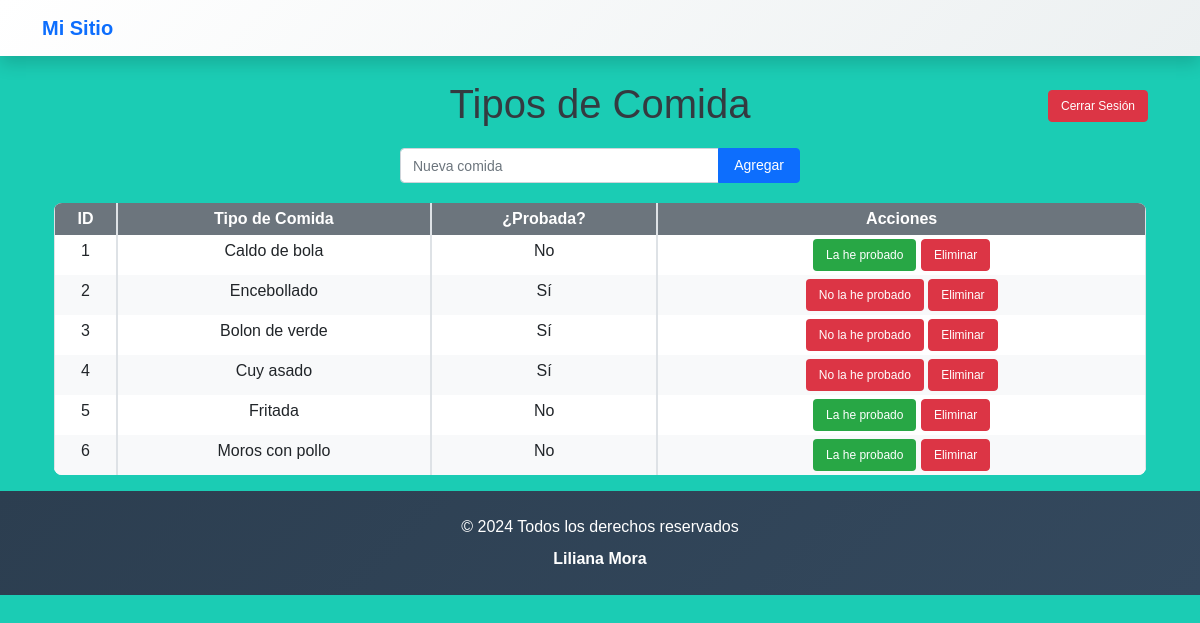
The page / on the database its author committed.
### main.py (models this page shows)
class Comida(db.Model):
    id = db.Column(db.Integer, autoincrement=True, primary_key=True)
    nombre = db.Column(db.String(100), nullable=False)
    probada = db.Column(db.Boolean, default=False)

### main.py (the view)
@app.route('/')
def index():
    comidas = Comida.query.all()
    return render_template('index.html', comidas=comidas)

### templates/index.html (shortened to what this page needs)
{% extends "base.html" %}
{% block content %}
<div class="position-relative">
    <a href="{{ url_for('logout') }}" class="btn btn-danger position-absolute" style="top: 10px; right: 10px;">Cerrar Sesión</a>
</div>
<div class="container">
    <h1>Tipos de Comida</h1>
    <form action="/agregar" method="post" class="form-agregar">
        <div class="input-group">
            <input type="text" name="nombre" class="form-control" placeholder="Nueva comida" required>
            <button type="submit" class="btn btn-primary">Agregar</button>
        </div>
    </form>
    <table class="table table-sm table-bordered">
        <thead>
            <tr>
                <th>ID</th>
                <th>Tipo de Comida</th>
                <th>¿Probada?</th>
                <th>Acciones</th>
            </tr>
        </thead>
        <tbody>
            {% for comida in comidas %}
            <tr>
                <td>{{ comida.id }}</td>
                <td>{{ comida.nombre }}</td>
                <td>{{ 'Sí' if comida.probada else 'No' }}</td>
                <td>
                    <form action="/actualizar/{{ comida.id }}" method="post" style="display: inline;">
                        {% if comida.probada %}
                        <button type="submit" class="btn btn-no">No la he probado</button>
                        {% else %}
                        <button type="submit" class="btn btn-si">La he probado</button>
                        {% endif %}
                    </form>
                    <form action="/eliminar/{{ comida.id }}" method="post" style="display: inline;">
                        <button type="submit" class="btn btn-danger">Eliminar</button>
                    </form>
                </td>
            </tr>
            {% endfor %}
        </tbody>
    </table>
</div>
{% endblock %}

### templates/base.html (shortened to what this page needs)
<!DOCTYPE html>
<html lang="es">
<head>
    <link href="https://cdn.jsdelivr.net/npm/bootstrap@5.1.3/dist/css/bootstrap.min.css" rel="stylesheet">
</head>
<body>
    <nav class="navbar navbar-expand-lg navbar-light bg-light shadow mb-4" style="background: linear-gradient(135deg, #ffffff, #ecf0f1);">
        <div class="container">
            <a class="navbar-brand fw-bold text-primary" href="{{ url_for('index') }}">Mi Sitio</a>
        </div>
    </nav>
    <div class="container">
        {% block content %}{% endblock %}
    </div>
    <footer class="bg-dark text-white text-center py-4 mt-auto" style="background: linear-gradient(135deg, #2c3e50, #34495e);">
        <div class="container">
            <p class="mb-2" style="font-size: 1rem;">&copy; 2024 Todos los derechos reservados</p>
            <a href="{{ url_for('cv') }}" target="_blank" class="text-white text-decoration-none" style="font-weight: bold;">Liliana Mora</a>
        </div>
    </footer>
</body>
</html>

### templates/base.html (style rules this page uses)
body { background-color: #1bccb4; font-family: Arial, sans-serif; }
h1 { text-align: center; margin-top: 20px; color: #343a40; }
.form-agregar { margin: 20px auto; max-width: 400px; }
.form-control { height: 35px; font-size: 14px; }
.form-agregar button { font-size: 14px; padding: 5px 15px; }
table { margin-top: 20px; background-color: #ffffff; border-radius: 8px; overflow: hidden; border-collapse: separate; width: 100%; border-spacing: 0; }
thead { background-color: #6c757d; color: #fff; }
th, td { padding: 8px 10px; text-align: center; border: 1px solid #dee2e6; }
tbody tr:nth-child(even) { background-color: #f8f9fa; }
.btn-si { background-color: #28a745; color: white; font-size: 12px; }
.btn-no { background-color: #dc3545; color: white; font-size: 12px; }
.btn-danger { font-size: 12px; }

### rows shown on the page
Comida: id "1", nombre "Caldo de bola", probada "No", shows "La he probado"
Comida: id "2", nombre "Encebollado", probada "Sí", shows "No la he probado"
Comida: id "3", nombre "Bolon de verde", probada "Sí", shows "No la he probado"
Comida: id "4", nombre "Cuy asado", probada "Sí", shows "No la he probado"
Comida: id "5", nombre "Fritada", probada "No", shows "La he probado"
Comida: id "6", nombre "Moros con pollo", probada "No", shows "La he probado"
